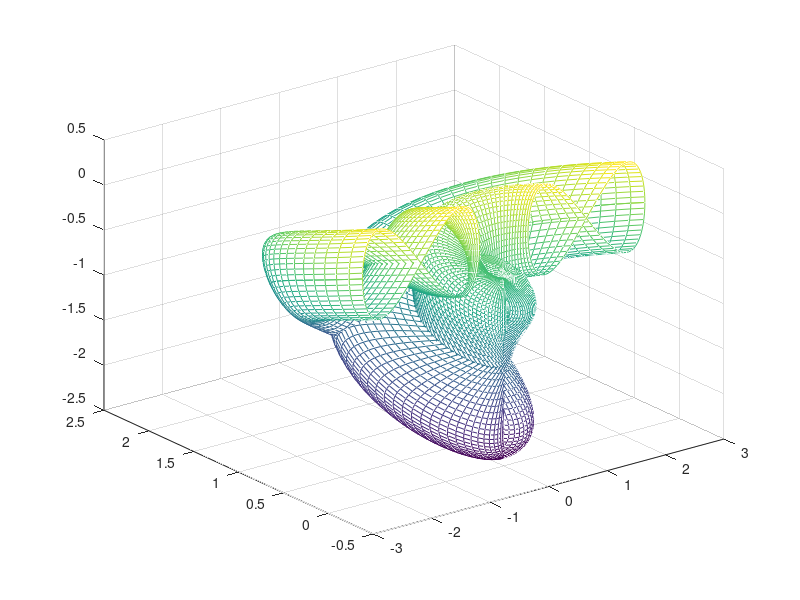

Recreate this plot in MATLAB.
u=linspace(0,2*pi,100);
v=linspace(0,2*pi,100);
[U,V]=meshgrid(u,v);

x=cos(U).*(cos(0.5*U).*(sqrt(2)+cos(V))+sin(0.5*U).*sin(V).*cos(V));
y=sin(U).*(cos(0.5*U).*(sqrt(2)+cos(V))+sin(0.5*U).*sin(V).*cos(V));
z=-sin(0.5*U).*(sqrt(2)+cos(V))+cos(0.5*U).*sin(V).*cos(V);

axis equal
mesh(x,y,z)
